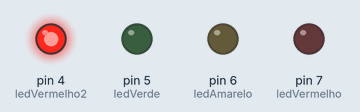
Bench run of a sketch on a simulated Arduino Uno, built with avr-gcc and run on an emulated ATmega328P. Parts: output pins drawn as LEDs (lit = HIGH).

Above: at 0.1 s.
At 5.6 s:
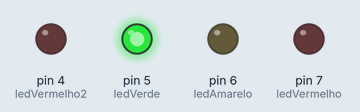
At 10.1 s:
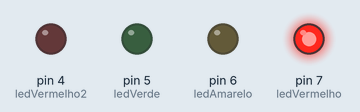
At 19.1 s:
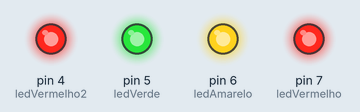
At 29.1 s:
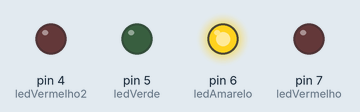
At 39.1 s:
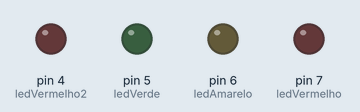
Timing chart, 0 to 40.0 s (numbered marks = the images above):
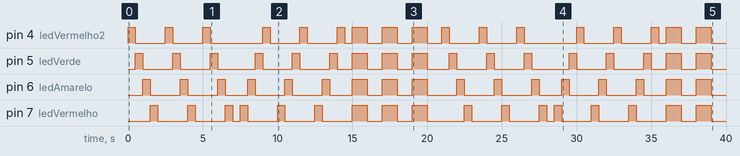

Measured:
- by itself, pin 4 (ledVermelho2): LOW → HIGH at 0.00 s, → LOW 0.50 s later, → HIGH 2.0 s later, → LOW 0.50 s later, … (34 changes in this stretch)
- by itself, pin 5 (ledVerde): LOW → HIGH at 0.50 s, → LOW 0.50 s later, → HIGH 2.0 s later, → LOW 0.50 s later, … (34 changes in this stretch)
- by itself, pin 6 (ledAmarelo): moves between LOW and HIGH, repeating every 18.5 s
- by itself, pin 7 (ledVermelho): LOW → HIGH at 1.5 s, → LOW 0.50 s later, → HIGH 2.0 s later, → LOW 0.50 s later, … (34 changes in this stretch)

The sketch:

sem_foros2_01.ino
```cpp
int ledVermelho = 7;
int ledAmarelo = 6;
int ledVerde = 5;
int ledVermelho2 = 4;

void setup ()
{
  pinMode(ledVermelho, OUTPUT);
  pinMode(ledAmarelo,OUTPUT);
  pinMode(ledVerde,OUTPUT);
  pinMode(ledVermelho2,OUTPUT);
}

void loop()
{
  //Led acendendo da direita para esquerda

  digitalWrite(ledVermelho2, HIGH);
  delay(500);
  digitalWrite(ledVermelho2, LOW);
  digitalWrite(ledVerde, HIGH);
  delay(500);
  digitalWrite(ledVerde, LOW);
  digitalWrite(ledAmarelo, HIGH);
  delay(500);
  digitalWrite(ledAmarelo, LOW);
  digitalWrite(ledVermelho, HIGH);
  delay(500);
  digitalWrite(ledVermelho, LOW);
  delay(500);
  digitalWrite(ledVermelho2, HIGH);
  delay(500);
  digitalWrite(ledVermelho2, LOW);
  digitalWrite(ledVerde, HIGH);
  delay(500);
  digitalWrite(ledVerde, LOW);
  digitalWrite(ledAmarelo, HIGH);
  delay(500);
  digitalWrite(ledAmarelo, LOW);
  digitalWrite(ledVermelho, HIGH);
  delay(500);
  digitalWrite(ledVermelho, LOW);
  delay(500);
  digitalWrite(ledVermelho2, HIGH);
  delay(500);
  digitalWrite(ledVermelho2, LOW);
  digitalWrite(ledVerde, HIGH);
  delay(500);
  digitalWrite(ledVerde, LOW);
  digitalWrite(ledAmarelo, HIGH);
  delay(500);
  digitalWrite(ledAmarelo, LOW);
  digitalWrite(ledVermelho, HIGH);
  delay(500);
  digitalWrite(ledVermelho, LOW);
  delay(500);

  //Led acendendo da esquerda para direita

  digitalWrite(ledVermelho, HIGH);
  delay(500);
  digitalWrite(ledVermelho, LOW);
  digitalWrite(ledAmarelo, HIGH);
  delay(500);
  digitalWrite(ledAmarelo, LOW);
  digitalWrite(ledVerde, HIGH);
  delay(500);
  digitalWrite(ledVerde, LOW);
  digitalWrite(ledVermelho2, HIGH);
  delay(500);
  digitalWrite(ledVermelho2, LOW);
  delay(500);
  digitalWrite(ledVermelho, HIGH);
  delay(500);
  digitalWrite(ledVermelho, LOW);
  digitalWrite(ledAmarelo, HIGH);
  delay(500);
  digitalWrite(ledAmarelo, LOW);
  digitalWrite(ledVerde, HIGH);
  delay(500);
  digitalWrite(ledVerde, LOW);
  digitalWrite(ledVermelho2, HIGH);
  delay(500);
  digitalWrite(ledVermelho2, LOW);
  delay(500);
  digitalWrite(ledVermelho, HIGH);
  delay(500);
  digitalWrite(ledVermelho, LOW);
  digitalWrite(ledAmarelo, HIGH);
  delay(500);
  digitalWrite(ledAmarelo, LOW);
  digitalWrite(ledVerde, HIGH);
  delay(500);
  digitalWrite(ledVerde, LOW);
  digitalWrite(ledVermelho2, HIGH);
  delay(500);
  digitalWrite(ledVermelho2, LOW);
  delay(500);

  //Led acendendo juntos

  digitalWrite(ledVermelho, HIGH);
  digitalWrite(ledAmarelo, HIGH);
  digitalWrite(ledVerde, HIGH);
  digitalWrite(ledVermelho2, HIGH);
  delay(1000);
  digitalWrite(ledVermelho, LOW);
  digitalWrite(ledAmarelo, LOW);
  digitalWrite(ledVerde, LOW);
  digitalWrite(ledVermelho2, LOW);
  delay(1000);
  digitalWrite(ledVermelho, HIGH);
  digitalWrite(ledAmarelo, HIGH);
  digitalWrite(ledVerde, HIGH);
  digitalWrite(ledVermelho2, HIGH);
  delay(1000);
  digitalWrite(ledVermelho, LOW);
  digitalWrite(ledAmarelo, LOW);
  digitalWrite(ledVerde, LOW);
  digitalWrite(ledVermelho2, LOW);
  delay(1000);
  digitalWrite(ledVermelho, HIGH);
  digitalWrite(ledAmarelo, HIGH);
  digitalWrite(ledVerde, HIGH);
  digitalWrite(ledVermelho2, HIGH);
  delay(1000);
  digitalWrite(ledVermelho, LOW);
  digitalWrite(ledAmarelo, LOW);
  digitalWrite(ledVerde, LOW);
  digitalWrite(ledVermelho2, LOW);
  delay(1000);

} 
```
